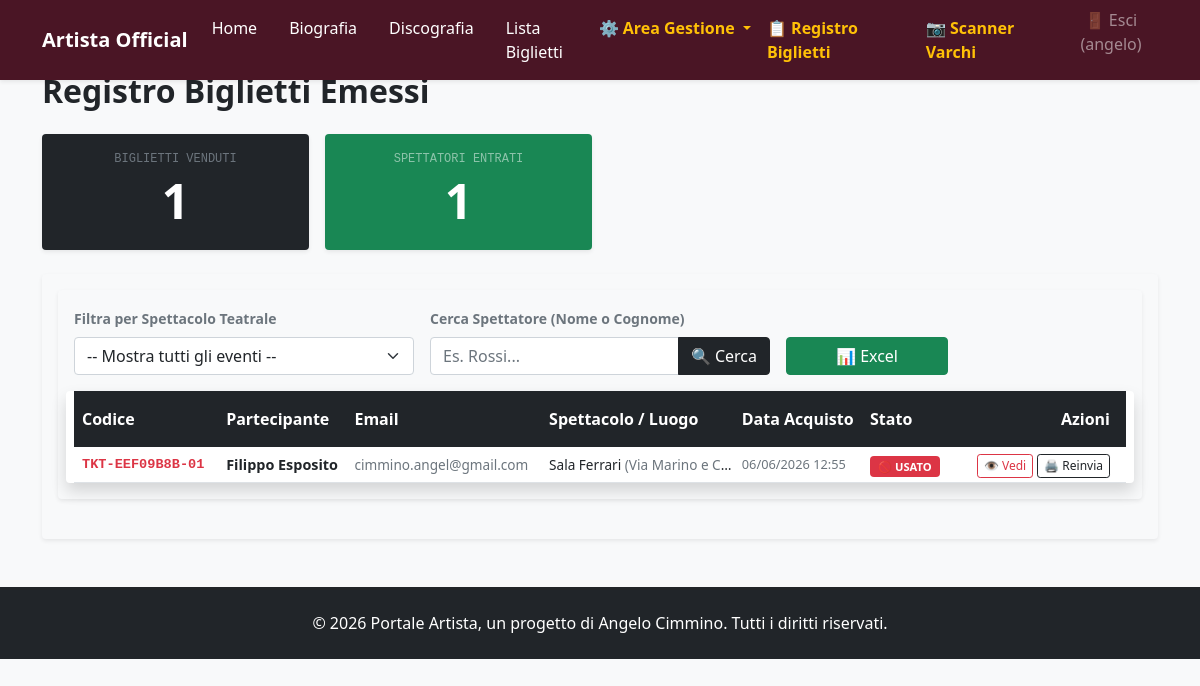
Before: /gestione/partecipanti/ (signed in) with the older database file.
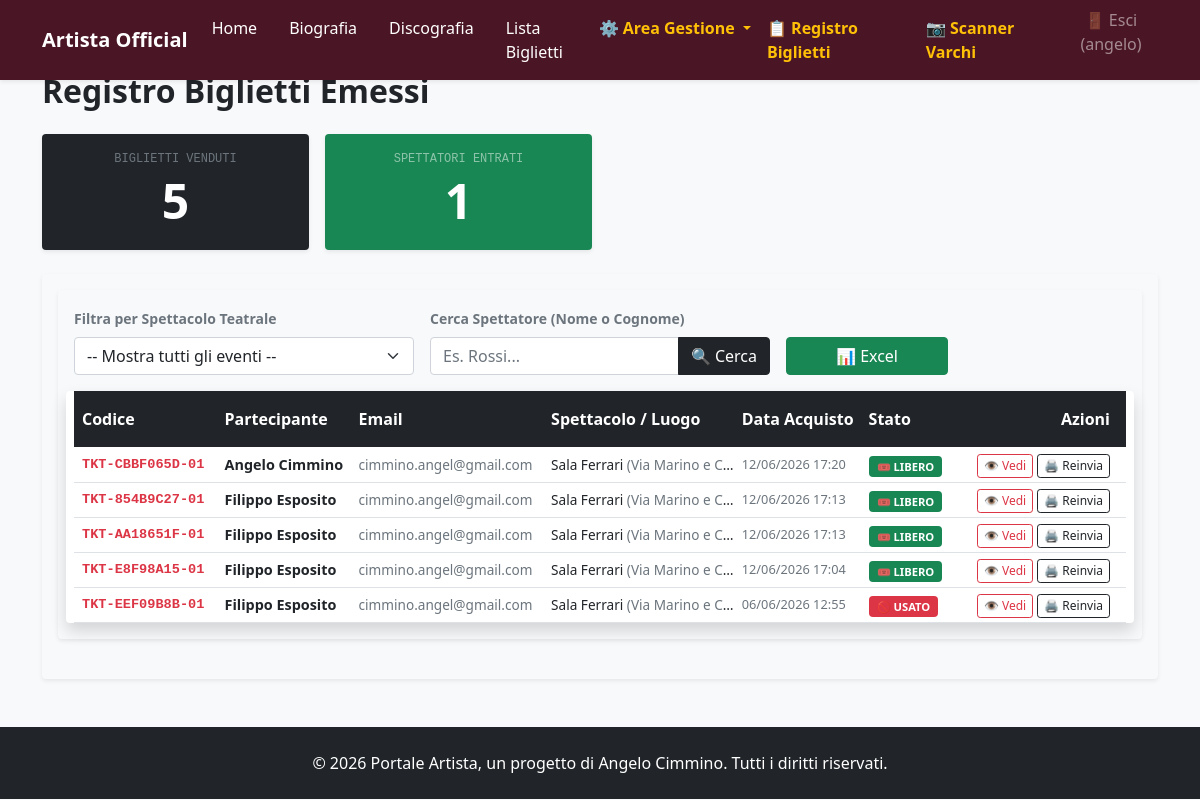
After: the same page with the newer database file.
### tributo/models.py (models this page shows, shortened)
class Partecipante(models.Model):
    concerto = models.ForeignKey(Concerto, on_delete=models.CASCADE, related_name='partecipanti')
    nome_completo = models.CharField(max_length=200)
    email = models.EmailField()
    codice_biglietto = models.CharField(max_length=100, unique=True)
    data_acquisto = models.DateTimeField(auto_now_add=True)
    utilizzato = models.BooleanField(default=False)

class Concerto(models.Model):
    luogo = models.CharField(max_length=200)
    citta = models.CharField(max_length=100)
    data = models.DateField()
    locandina = models.ImageField(upload_to='locandine/', blank=True, null=True)
    prezzo = models.DecimalField(max_digits=6, decimal_places=2, default=25.00)

### tributo/views.py (the view)
# urls.py: path('gestione/partecipanti/', views.lista_partecipanti, name='lista_partecipanti'),
@user_passes_test(controllo_staff, login_url='/admin/login/') # <-- Aggiungi questa riga
def lista_partecipanti(request):
    concerto_filtrato_id = request.GET.get('concerto_id')
    testo_ricerca = request.GET.get('q', '') # Raccoglie la stringa di testo cercata
    tutti_i_concerti = Concerto.objects.all()
    partecipanti = Partecipante.objects.all().order_by('-data_acquisto')
    if concerto_filtrato_id:
        partecipanti = partecipanti.filter(concerto_id=concerto_filtrato_id)
    if testo_ricerca:
        partecipanti = partecipanti.filter(nome_completo__icontains=testo_ricerca)
    totale_venduti = partecipanti.count()
    totale_ingressi = partecipanti.filter(utilizzato=True).count()
    return render(request, 'tributo/lista_partecipanti.html', {
        'partecipanti': partecipanti,
        'concerti': tutti_i_concerti,
        'concerto_selezionato_id': concerto_filtrato_id,
        'testo_ricerca': testo_ricerca,        # <-- Passiamo il testo attuale al template
        'totale_venduti': totale_venduti,
        'totale_ingressi': totale_ingressi
    })

### tributo/views.py (called while the page is built)
def controllo_staff(user):
    return user.is_authenticated and user.is_staff

### tributo/templates/tributo/lista_partecipanti.html (shortened to what the changed rows need)
{% extends 'tributo/base.html' %}
{% block content %}
<div class="container my-5">
    <br>
    <h2 class="fw-bold mb-4 text-dark">Registro Biglietti Emessi</h2>
    <div class="row g-3 mb-4">
        <div class="col-6 col-md-3">
            <div class="card border-0 bg-dark text-white p-3 shadow-sm text-center">
                <small class="text-uppercase tracking-wider text-muted font-monospace" style="font-size: 0.75rem;">Biglietti Venduti</small>
                <div class="display-5 fw-bold my-1">{{ totale_venduti }}</div>
            </div>
        </div>
    </div>
    <div class="card p-3 mb-4 bg-light border-0 shadow-sm">
    <div class="card p-3 mb-4 bg-light border-0 shadow-sm">
        <form method="GET" action="{% url 'lista_partecipanti' %}" class="row g-3 align-items-end">
    <div class="card shadow border-0">
        <div class="table-responsive">
            <table class="table table-sm table-hover align-middle mb-0" style="min-width: 800px;">
                <thead class="table-dark">
                    <tr>
                        <th class="py-3 px-2">Codice</th>
                        <th class="py-3">Partecipante</th>
                        <th class="py-3">Email</th>
                        <th class="py-3">Spettacolo / Luogo</th>
                        <th class="py-3">Data Acquisto</th>
                        <th class="py-3">Stato</th>
                        <th class="py-3 text-end px-3">Azioni</th>
                    </tr>
                </thead>
                <tbody>
                    {% for p in partecipanti %}
                        <tr>
                            <td class="font-monospace fw-bold text-danger px-2" style="font-size: 0.85rem;">
                                {{ p.codice_biglietto }}
                            </td>
                            <td class="fw-bold text-dark" style="font-size: 0.9rem;">
                                {{ p.nome_completo }}
                            </td>
                            <td class="text-secondary" style="font-size: 0.85rem;">
                                {{ p.email }}
                            </td>
                            <td class="text-truncate" style="max-width: 180px; font-size: 0.85rem;" title="{{ p.concerto.luogo }}">
                                {{ p.concerto.luogo }} <span class="text-muted">({{ p.concerto.citta }})</span>
                            </td>
                            <td class="text-muted" style="font-size: 0.8rem;">
                                {{ p.data_acquisto|date:"d/m/Y H:i" }}
                            </td>
                            <td>
                                {% if p.utilizzato %}
                                    <span class="badge bg-danger text-uppercase" style="font-size: 0.7rem; padding: 5px 8px;">🚫 Usato</span>
                                {% else %}
                                    <span class="badge bg-success text-uppercase" style="font-size: 0.7rem; padding: 5px 8px;">🎟️ Libero</span>
                                {% endif %}
                            </td>
                            <td class="text-end px-3">
                                <div class="d-inline-flex gap-1">
                                    <a href="{% url 'vedi_pdf_biglietto' p.id %}" target="_blank" class="btn btn-outline-danger btn-sm" style="font-size: 0.75rem; padding: 2px 6px;" title="Vedi PDF">
                                        👁️ <span class="d-none d-lg-inline">Vedi</span>
                                    </a>
                                    <a href="{% url 'reinvia_biglietto' p.id %}" class="btn btn-outline-dark btn-sm" style="font-size: 0.75rem; padding: 2px 6px;" title="Reinvia Email">
                                        🖨️ <span class="d-none d-lg-inline">Reinvia</span>
                                    </a>
                                </div>
                            </td>
                        </tr>
                    {% empty %}
                        <tr>
                            <td colspan="7" class="text-center p-4 text-muted">Nessun biglietto emesso per i criteri di ricerca selezionati.</td>
                        </tr>
                    {% endfor %}
                </tbody>
            </table>
        </div>
    </div>
</div>
{% endblock %}

Changed rows visible on the page:
added Partecipante: codice_biglietto "TKT-CBBF065D-01", nome_completo "Angelo Cimmino", email "cimmino.angel@gmail.com", concerto.luogo "Sala Ferrari", concerto.citta "Via Marino e C…", data_acquisto "12/06/2026 17:20", utilizzato "🎟️ LIBERO"
added Partecipante: codice_biglietto "TKT-854B9C27-01", nome_completo "Filippo Esposito", email "cimmino.angel@gmail.com", concerto.luogo "Sala Ferrari", concerto.citta "Via Marino e C…", data_acquisto "12/06/2026 17:13", utilizzato "🎟️ LIBERO"
added Partecipante: codice_biglietto "TKT-AA18651F-01", nome_completo "Filippo Esposito", email "cimmino.angel@gmail.com", concerto.luogo "Sala Ferrari", concerto.citta "Via Marino e C…", data_acquisto "12/06/2026 17:13", utilizzato "🎟️ LIBERO"
added Partecipante: codice_biglietto "TKT-E8F98A15-01", nome_completo "Filippo Esposito", email "cimmino.angel@gmail.com", concerto.luogo "Sala Ferrari", concerto.citta "Via Marino e C…", data_acquisto "12/06/2026 17:04", utilizzato "🎟️ LIBERO"
Other visible differences:
{{ totale_venduti }}: "1" → "5"
